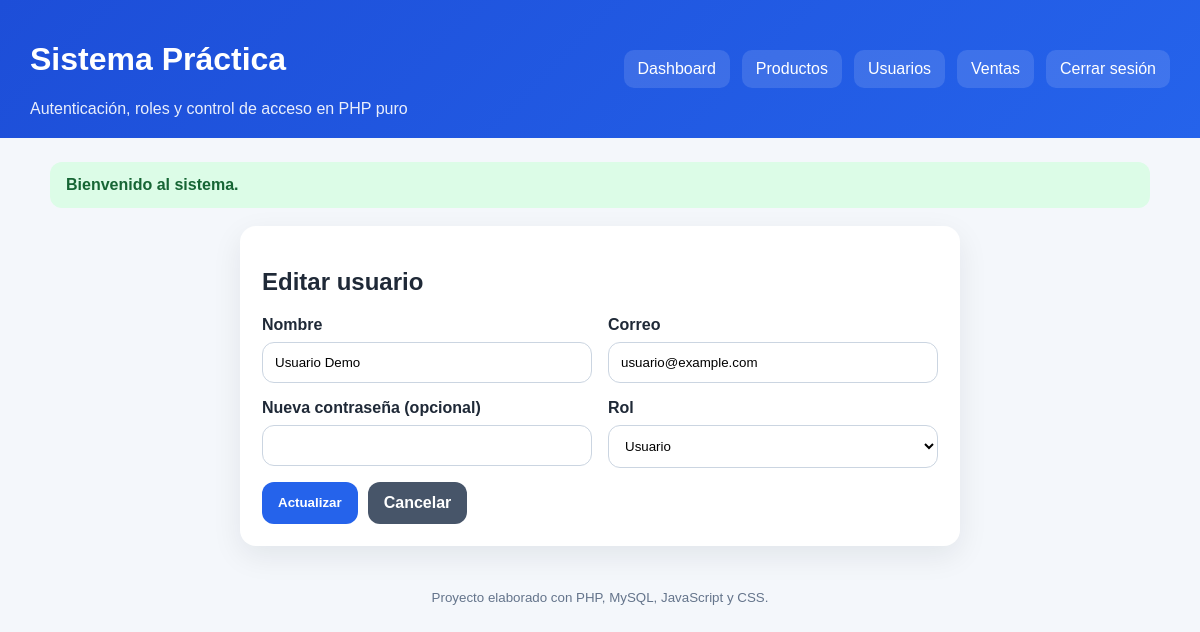
Screenshot of /admin/editar_usuario.php?id=2 (signed in) with the database file from the repository.
### tables this page shows
CREATE TABLE usuarios (
  id INT AUTO_INCREMENT PRIMARY KEY,
  nombre VARCHAR(120) NOT NULL,
  email VARCHAR(120) NOT NULL UNIQUE,
  password VARCHAR(255) NOT NULL,
  rol_id INT NOT NULL,
  intentos_fallidos INT NOT NULL DEFAULT 0,
  bloqueado TINYINT(1) NOT NULL DEFAULT 0,
  proveedor_oauth VARCHAR(50) NULL,
  ultimo_login DATETIME NULL,
  created_at TIMESTAMP DEFAULT CURRENT_TIMESTAMP,
  CONSTRAINT fk_usuarios_roles
    FOREIGN KEY (rol_id) REFERENCES roles(id)
    ON UPDATE CASCADE
    ON DELETE RESTRICT
);

CREATE TABLE roles (
  id INT AUTO_INCREMENT PRIMARY KEY,
  nombre VARCHAR(50) NOT NULL UNIQUE
);

### includes/funciones.php (called while the page is built, shortened)
<?php
function e(?string $value): string
{
    return htmlspecialchars((string) $value, ENT_QUOTES, 'UTF-8');
}

### admin/editar_usuario.php (the view, shortened to what this page needs)
<?php
require_once __DIR__ . '/../includes/autenticacion.php';
$userId = (int)($_GET['id'] ?? $_POST['id'] ?? 0);
$roles = $pdo->query('SELECT id, nombre FROM roles ORDER BY nombre')->fetchAll();
$stmt = $pdo->prepare('SELECT id, nombre, email, rol_id, bloqueado FROM usuarios WHERE id = ? LIMIT 1');
$stmt->execute([$userId]);
$user = $stmt->fetch();
require_once __DIR__ . '/../includes/header.php';
?>
<div class="card" style="max-width: 720px; margin: 0 auto;">
    <h2>Editar usuario</h2>
    <form method="POST" id="register-form">
        <div class="grid grid-2">
            <div>
                <label for="nombre">Nombre</label>
                <input type="text" name="nombre" id="nombre" value="<?= e($user['nombre']) ?>" required>
            </div>
            <div>
                <label for="email">Correo</label>
                <input type="email" name="email" id="email" value="<?= e($user['email']) ?>" required>
            </div>
            <div>
                <label for="password">Nueva contraseña (opcional)</label>
                <input type="password" name="password" id="password" minlength="6">
            </div>
            <div>
                <label for="rol_id">Rol</label>
                <select name="rol_id" id="rol_id" required>
                    <?php foreach ($roles as $role): ?>
                        <option value="<?= (int)$role['id'] ?>" <?= (int)$role['id'] === (int)$user['rol_id'] ? 'selected' : '' ?>>
                            <?= e($role['nombre']) ?>
                        </option>
                    <?php endforeach; ?>
                </select>
            </div>
        </div>
        <div class="form-actions">
            <button class="btn-primary" type="submit">Actualizar</button>
            <a class="btn btn-secondary" href="usuarios.php">Cancelar</a>
        </div>
    </form>
</div>
<?php
require_once __DIR__ . '/../includes/footer.php';
?>

### assets/css/style.css (style rules this page uses)
* { box-sizing:border-box;font-family:Arial, Helvetica, sans-serif; }
body { margin:0;background:#f4f7fb;color:#1f2937; }
.card { background:white;border-radius:16px;padding:22px;box-shadow:0 10px 30px rgba(15,23,42,.08);margin-bottom:20px; }
.grid { display:grid;gap:16px; }
.grid-2 { grid-template-columns:repeat(auto-fit,minmax(260px,1fr)); }
label { display:block;margin-bottom:8px;font-weight:bold; }
input,select,textarea { width:100%;padding:12px;border:1px solid #cbd5e1;border-radius:12px;background:#fff; }
button,.btn { border:none;border-radius:12px;padding:12px 16px;cursor:pointer;text-decoration:none;display:inline-block;font-weight:bold; }
.btn-primary { background:#2563eb;color:white; }
.btn-secondary { background:#475569;color:white; }
.form-actions { margin-top:14px;display:flex;gap:10px;flex-wrap:wrap; }

### rows the page displays
usuarios: nombre "Usuario Demo", email "usuario@example.com", rol_id "Usuario"

### other values shown
APP_NAME "Sistema Práctica"
$flash['message'] "Bienvenido al sistema."
